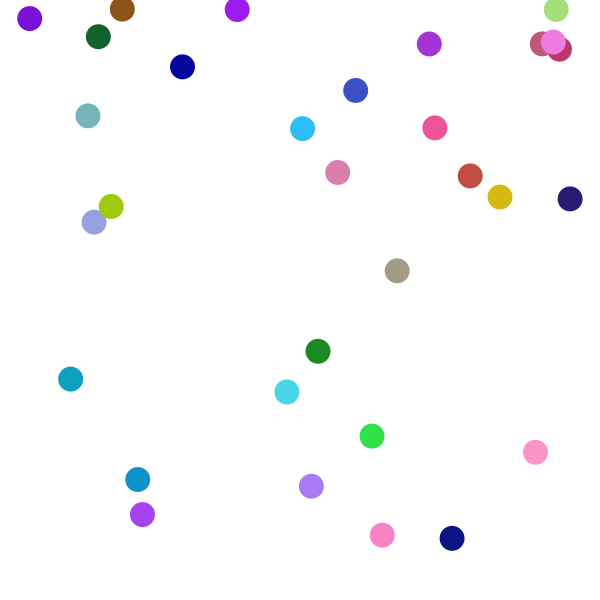
Frame 1 (no input)
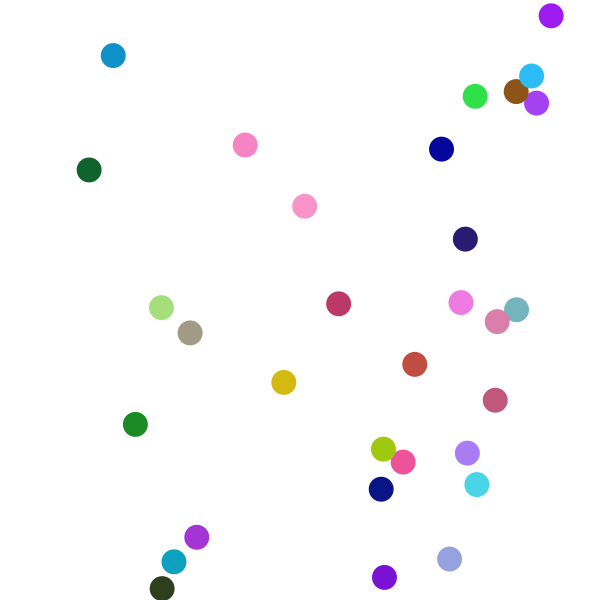
Frame 60 (the mouse pressed at the canvas centre just before this capture)
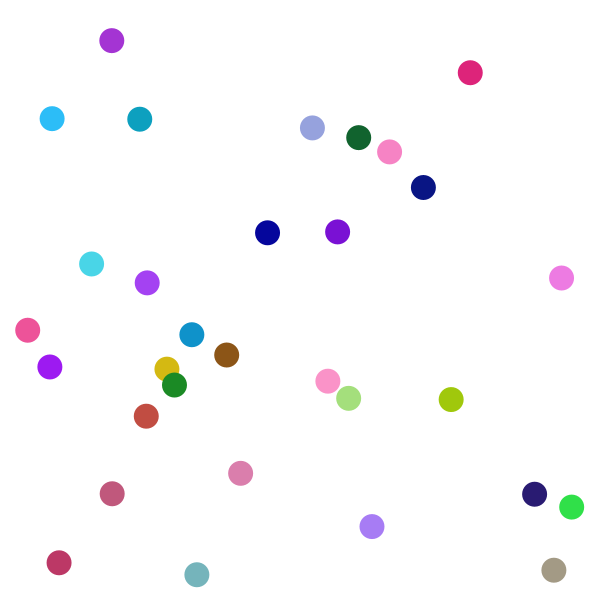
Frame 120 (the mouse held since frame 60 and released just before this capture)

The Processing sketch that drew these frames (run headless with seeded random() and noise(); from frame 60 on, the mouse is pressed at the canvas centre):

// Processing sketch: Chain_Reacts
// ── Chain_Reacts.pde
// FermentedAgaveChains -- Johnny Wong, Sophia Xia, Clarence Cheng
// APCS2 pd1
// HW53 -- All That Bouncin'
// 2018-05-24

// Declare and construct x amount of balls
Ball[] ballHolder = new Ball[30];
boolean bouncing = true;
int ballNum = 0;

// one time setup
void setup() {
  size(600, 600); 
  noStroke();
  frameRate(30);
  // creates 30 instances of balls
  for (int i = 0; i < ballHolder.length; i++) {
    ballHolder[i] = new Ball();
  }
}

// draw process
void draw() {
  background(255);
  Ball sBall = new Ball();
  sBall.createBall();
  //sBall.growBall();
  for (Ball ball : ballHolder) {
    ball.createBall();
    ball.moveBall();
    //if (pow(ball.xPos - ball.xPos, 2) + pow(ball.yPos + ball.yPos, 2) <= pow(ball.radius + ball.radius, 2) ) {
    //  ball.growBall();
    //}
  }
}

// ── Ball.pde
// FermentedAgaveChains -- Johnny Wong, Sophia Xia, Clarence Cheng
// APCS2 pd1
// HW53 -- All That Bouncin'
// 2018-05-24

public class Ball {

  // INSTANCE VARIABLES
  final static int moving = 0;
  final static int growing = 1;
  final static int shrinking = 2;
  final static int dead = 3;
  final float change_factor = .25;
  final float max_radius = 50;
  int status = 0;
  color ballColor;
  float xPos, yPos; // Starting position of a ball
  float xSpeed, ySpeed;
  int xDirection = 1; // Left or Right
  int yDirection = 1; // Up or Down
  int radius;




  // CONSTRUCTOR
  Ball() {
    ballColor = randomColor();
    xPos = random(width);
    yPos = random(height);
    xSpeed = random(25);
    ySpeed = random(25);
    radius = 25;
  }

  // METHODS

  color randomColor() {
    float r = random(255);
    float g = random(255);
    float b = random(255);
    return color(r, g, b);
  }

  void createBall() {
    fill(ballColor);
    ellipse(xPos, yPos, radius, radius);
  }

  void moveBall() {
    // update position of ball
    xPos = xPos + (xSpeed * xDirection);
    yPos = yPos + (ySpeed * yDirection);
    // walls are hit
    if (xPos > width - radius || xPos < radius) {
      bounceHorizontal();
    }
    // ceiling or floor is hit
    if (yPos > height - radius || yPos < radius) {
      bounceVertical();
    }
    status = 0;
  }

  void bounceHorizontal() {
    xDirection *= -1; 
    if (xSpeed < width/2) {
      xSpeed += random(3);
    } else {
      xSpeed -= random(width/3);
    }
  }

  void bounceVertical() {
    yDirection *= -1;
    if (ySpeed < height/2) {
      ySpeed += random(3);
    } else {
      ySpeed -= random(height/3);
    }
  }

  void shrinkBall() {
    while (radius > 0) {
      radius -= change_factor;
    }
    status = 2;
    if(radius == 0){
      status = 3;
    }
  }

  void growBall() {
    while (radius < 50) {
      radius += change_factor;
    }
    status = 1;
    shrinkBall();
  }
}
